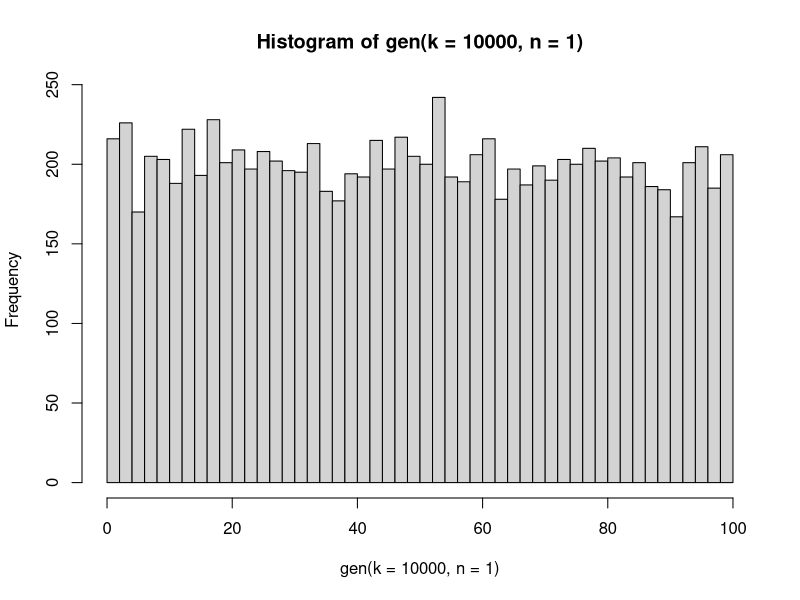
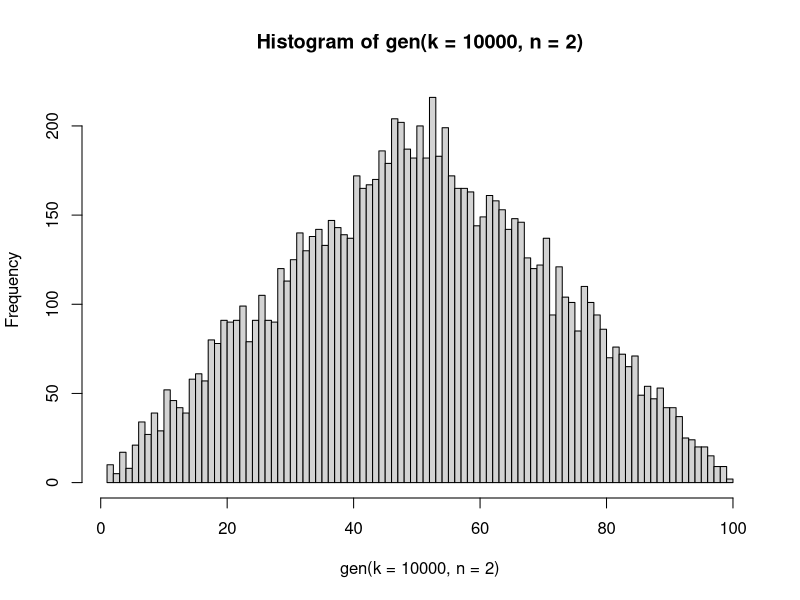
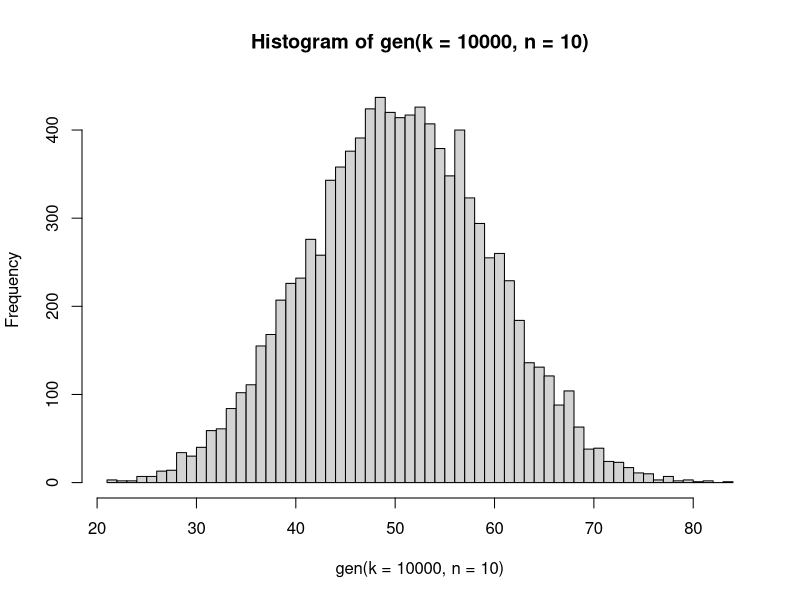
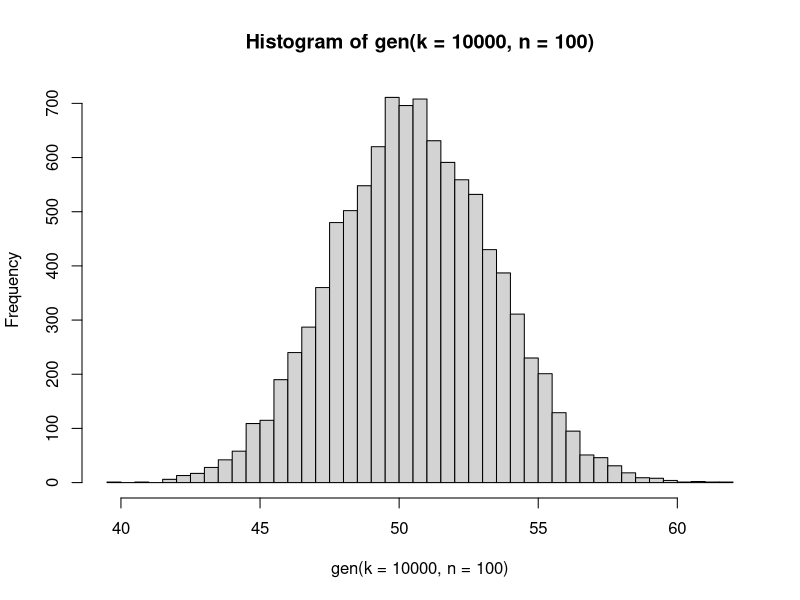
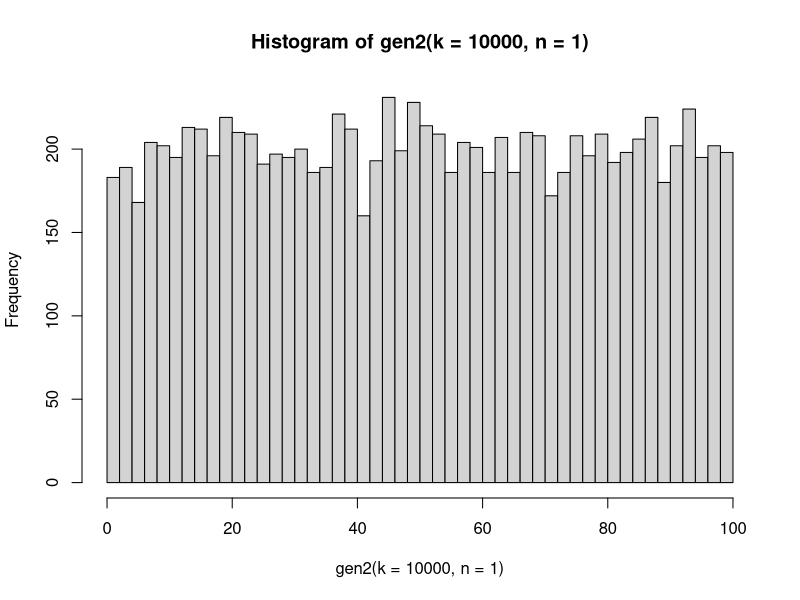
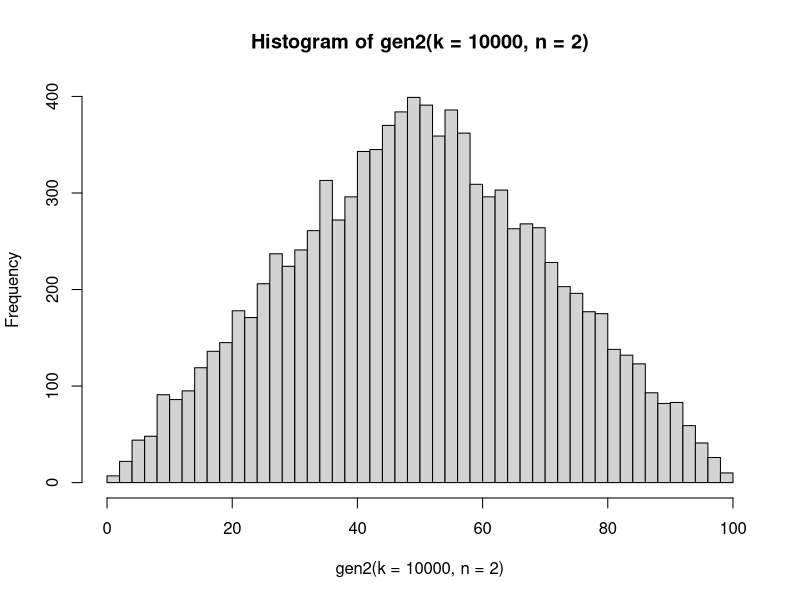
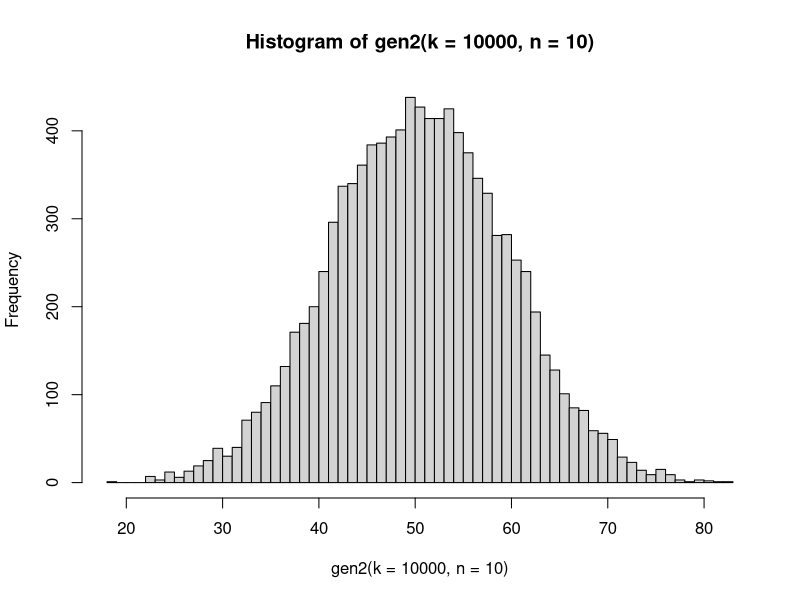
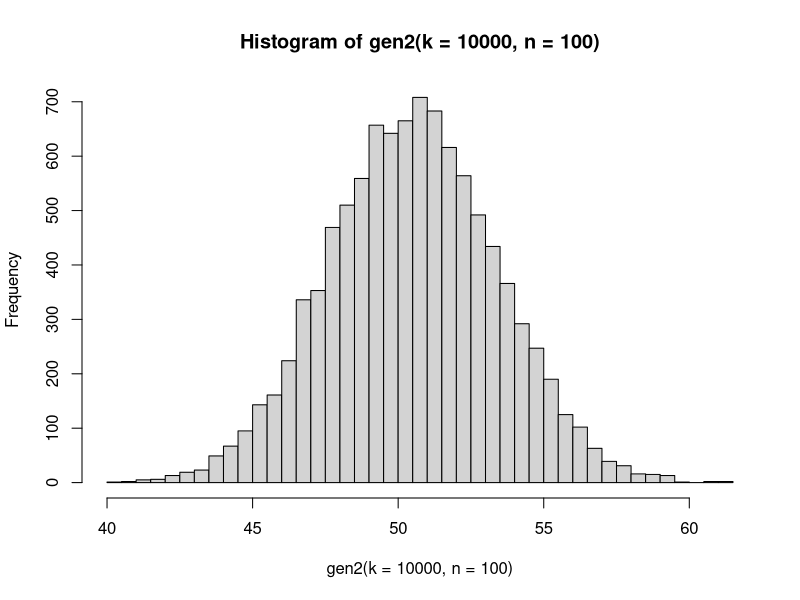

Write R code to recreate these figures, in order.
## ---- chunk 1
knitr::opts_chunk$set(echo = T, warning = F, message = F)
knitr::opts_chunk$set(fig.width=8, fig.height=6) 
## ---- chunk 2
gen <- function(k=10, n=5){
  
  result <- c()
  for(i in 1:k){
    nums <- sample(1:100, size=n, replace=TRUE)
    result <- c( result, sum(nums)/n )
  }

  return(result)
}

## ---- chunk 3
hist( gen(k=10000, n=1), breaks = 50 )
## ---- chunk 4
hist( gen(k=10000, n=2), breaks = 101 )
## ---- chunk 5
hist( gen(k=10000, n=10), breaks = 50 )
## ---- chunk 6
hist( gen(k=10000, n=100), breaks = 50 )
## ---- chunk 7
aux <- function(n=5){

  nums <- sample(1:100, size=n, replace=TRUE)
  return( sum(nums)/n )
}

gen2 <- function(k=10, n=5){
  return( replicate(k, aux(n)) )
}
## ---- chunk 8
hist( gen2(k=10000, n=1), breaks = 50 )
## ---- chunk 9
hist( gen2(k=10000, n=2), breaks = 50 )
## ---- chunk 10
hist( gen2(k=10000, n=10), breaks = 50 )
## ---- chunk 11
hist( gen2(k=10000, n=100), breaks = 50 )
## ---- chunk 12
mean( mtcars[mtcars$am == 0, "mpg"] ) - mean( mtcars[mtcars$am == 1, "mpg"] )
## ---- chunk 13
mean( mtcars[mtcars$am == 0 & mtcars$wt > 3, "mpg"] ) - mean( mtcars[mtcars$am == 1 & mtcars$wt > 3, "mpg"] )
## ---- chunk 14
sum <- 0
for(i in 1:100){
  if(i%%2 == 0){
    sum <- sum + i
  }
}
sum
## ---- chunk 15
sum(seq(2,101,by=2))
## ---- chunk 16
spin <- function(){
  sample(0:36, size = 1)
}
## ---- chunk 17
red   <- c(32, 19, 21, 25, 34, 27, 36, 30, 23, 5, 16, 1, 14, 9, 18, 7, 12, 3)
black <- c(2,4,6,8,10,20,22,24,26,28,11,13,15,17,29,31,33,35)

compute_gain <- function(q=10){
  result <- spin()
  if(result %in% red){
    return(q)
  }
  else{
    return(-q)
  }
}
## ---- chunk 18
K=10000
ganancias <- c()
for(i in 1:K){
  ganancias <- c(ganancias, compute_gain(1))
}
## ---- chunk 19
library(ggplot2)

results = data.frame(Partida = 1:K, Ganancia_Acumulada = cumsum(ganancias) )

p <- ggplot(results, aes(x=Partida, y=Ganancia_Acumulada)) +  
  geom_line() + theme_minimal()

p
## ---- chunk 20
N <- 10000
x <- runif(N)
y <- runif(N)
# Calcula cuántos puntos caen dentro del cuarto de círculo
puntos_dentro <- sum(x^2 + y^2 <= 1)

# Estima el valor de pi: área del cuarto de círculo (pi/4) por el área del cuadrado (1)
pi_estimada <- (puntos_dentro / N) * 4
